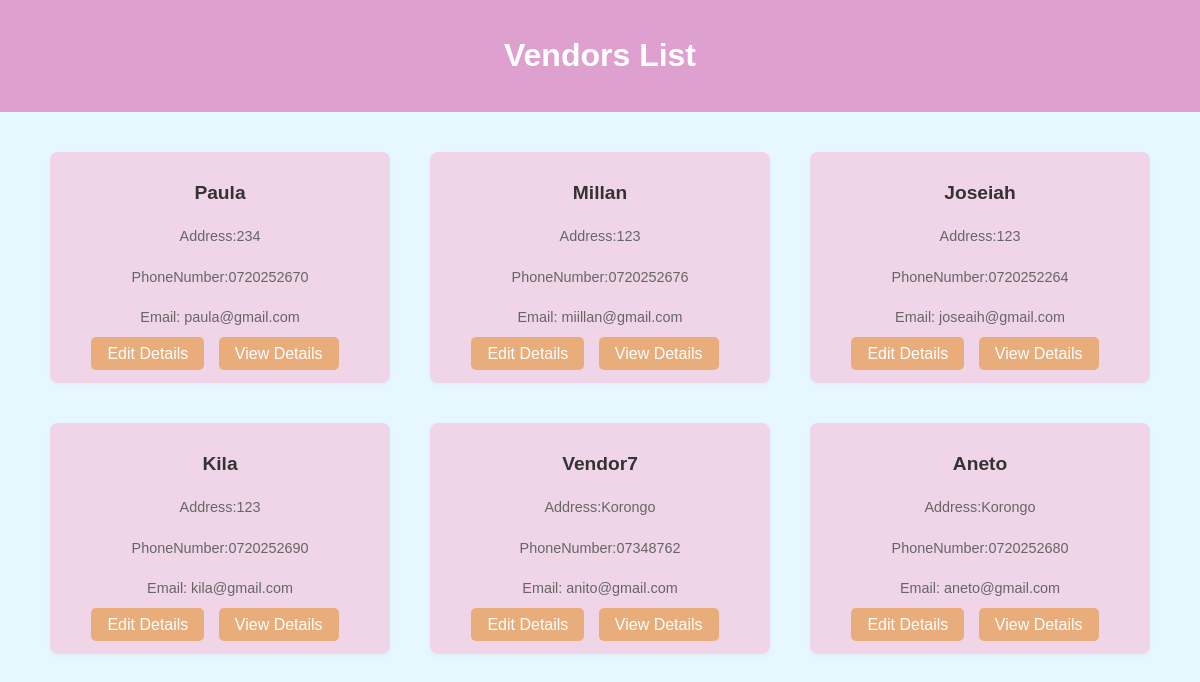
Page /vendor/vendors/list/ on the earlier database version.
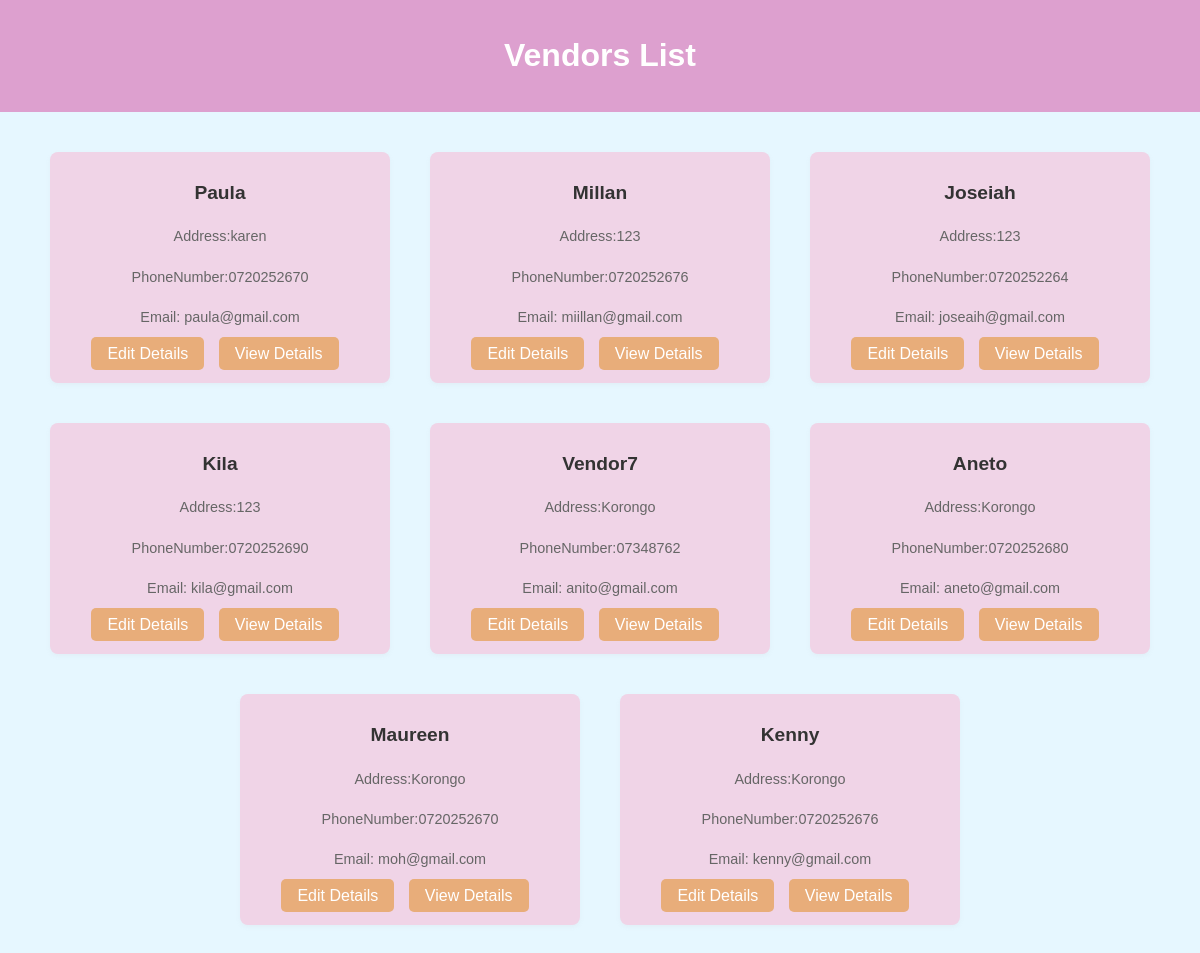
Same page on the later database version.
### vendor/models.py (models this page shows)
class Vendor(models.Model):
    name = models.CharField(max_length=100)
    email = models.EmailField()
    phone = models.CharField(max_length=20)
    address = models.CharField(max_length=200)
    created_at = models.DateTimeField(auto_now_add=True)
    updated_at = models.DateTimeField(auto_now=True)

### vendor/views.py (the view)
# urls.py: path('vendors/list/', views.vendor_list, name='vendor_list'),
def vendor_list(request):
    vendors = Vendor.objects.all()
    return render(request, 'vendor/vendor_list.html', {'vendors': vendors})

### templates/vendor/vendor_list.html (shortened to what this page needs)
<!DOCTYPE html>
<html lang="en">
<head>
</head>
<body>
    <div class="header">
        <h1>Vendors List</h1>
    </div>
    <div class="vendor-container">
        {% for vendor in vendors %}
        <div class="vendor-card">
            <h3>{{ vendor.name }}</h3>
            <p>Address:{{vendor.address}}</p>
            <p>PhoneNumber:{{vendor.phone}}</p>
            <p>Email: {{ vendor.email }}</p>
            <div class="buttons">
    <a href="{% url 'vendor:vendor_edit' pk=vendor.pk %}" class="edit">Edit Details</a>
       <a href="{% url 'vendor:vendor_detail' pk=vendor.pk %}" class="view-button">View Details</a>
            </div>
        </div>
        {% endfor %}
    </div>
</body>
</html>
</body>
</html>

Differences in the rows shown:
changed Vendor "Paula": address "234" → "karen"
added Vendor: name "Maureen", address "Korongo", phone "0720252670", email "moh@gmail.com"
added Vendor: name "Kenny", address "Korongo", phone "0720252676", email "kenny@gmail.com"
